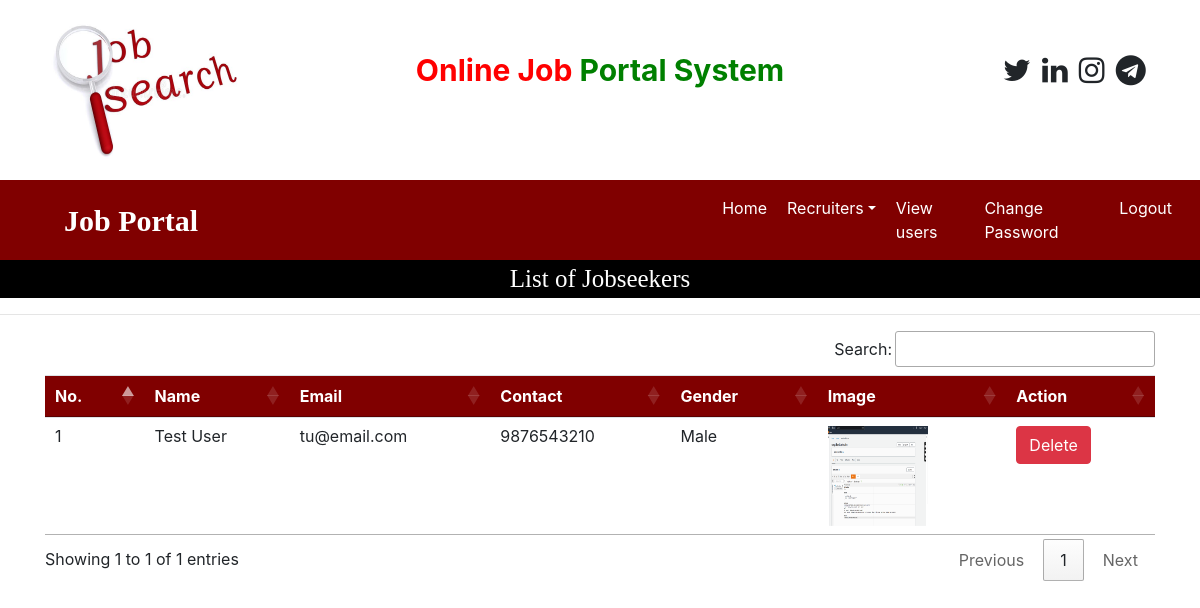
Before: /view_users (signed in) with the older database file.
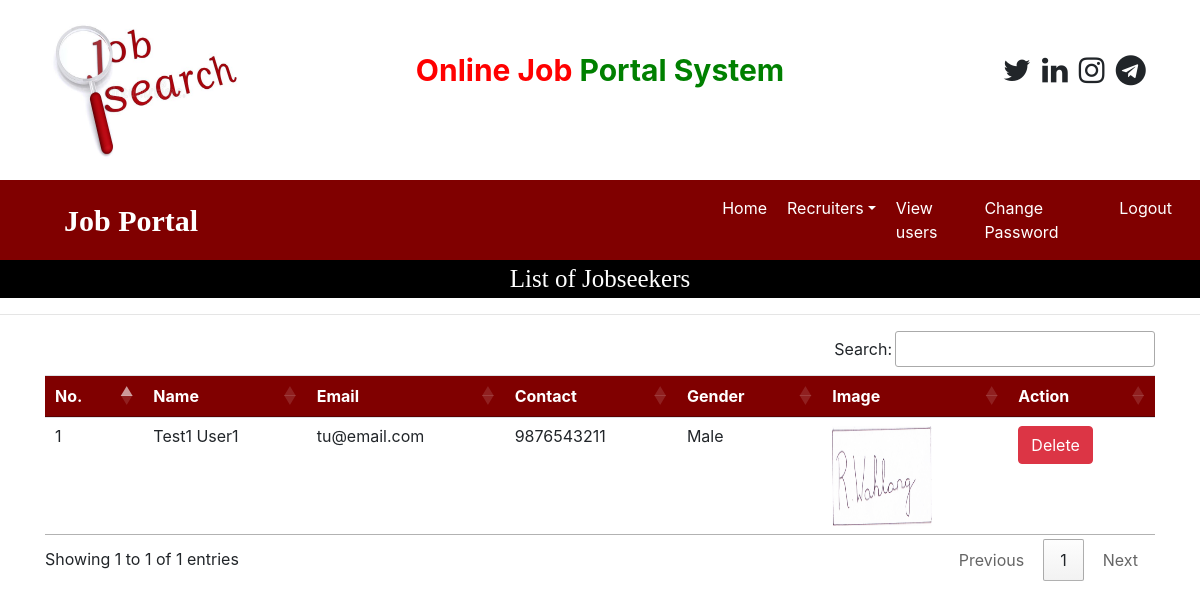
After: the same page with the newer database file.
### job/models.py (models this page shows, shortened)
class JobSeeker(models.Model):
    user = models.ForeignKey(User, on_delete=models.CASCADE)
    mobile = models.CharField(max_length=15, null=True)
    image = models.FileField(null=True)
    gender = models.CharField(max_length=10, null=True)
    type = models.CharField(max_length=15, null=True)

### job/views.py (the view)
# urls.py: path('view_users', view_users, name="view_users"),
def view_users(request):
    if not request.user.is_authenticated:
        return redirect('admin_login')
    data = JobSeeker.objects.all()
    d = {'data': data}
    return render(request, 'view_users.html', d)

### job/templates/view_users.html
{% load static %}
{% block body %}
{% include 'admin_navigations.html' %}
<div style="font-family:'Monotype Corsiva'; font-size:25px; color: white; background-color: black; text-align: center">
    List of Jobseekers
</div>
<hr>
<div class="container">
<table class="table table-hover" id="example">
    <thead>
    <tr style="background-color: maroon; color: white">
        <th>No.</th>
        <th>Name</th>
        <th>Email</th>
        <th>Contact</th>
        <th>Gender</th>
        <th>Image</th>
        <th>Action</th>
    </tr>
    </thead>
    <tbody>
    {% for i in data %}
    <tr>
        <td>{{forloop.counter}}</td>
        <td>{{i.user.first_name}} {{i.user.last_name}}</td>
        <td>{{i.user.username}}</td>
        <td>{{i.mobile}}</td>
        <td>{{i.gender}}</td>
        <td><img src="{{i.image.url}}" style="width: 100px; height: 100px;"></td>
        <td><a href="{% url 'delete_user' i.user.id %}" class="btn btn-danger" onclick="return confirm('Delete user?')">Delete</a></td>
    </tr>
    {% endfor %}
    </tbody>
</table>
</div>
{% endblock %}

Changed rows visible on the page:
changed JobSeeker "Male": user.first_name "Test" → "Test1"; user.last_name "User" → "User1"; mobile "9876543210" → "9876543211"; image: a different picture
